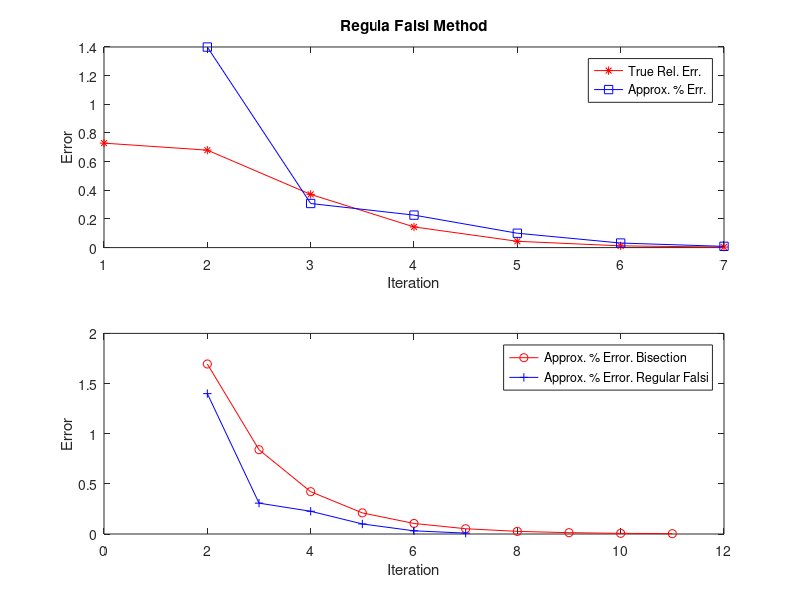

This figure's MATLAB source:
xl=14;
xu=15;
ea=1;
m=realmax;
h=14.8621;
y=@(x) sin(10*x) + cos(3*x);
d=[];
i=1;
ea=1;
while(ea>0.005)
    xold=m;
    m=(xl+xu)/2;
    error1=abs(((h-m)/(h))*100);
    ea=abs((m - xold))/abs(m)*100;
    d(i,:)=[i xl m xu error1 ea];
    if(y(xl)*y(m)<0)
        xu=m;
    elseif(y(xl)*y(m)>0)
        xl=m;
    else
        break;
    end
    i=i+1;
end
disp(d);
disp(m);
xl=14;
xu=15;
ea=1;
xr=realmax;
true_value=14.8621;
i=1;
c=[];
error2=1;
while(error2>0.005)
    xold2=xr;
    xr=xu - ((y(xu)*(xu-xl))/(y(xu) - y(xl)));
    error2=abs(((true_value-xr)/(true_value)*100));
    ea = abs((xr-xold2)/xr)*100;
    c(i,:)=[i xl xr xu error2 ea];
if(y(xl)*y(xr)<0)
    xu=xr;
elseif(y(xl)*y(xr)>0)
    xl=xr;
else
    break
end
i=i+1;
end
disp(c);
disp(xr);
subplot(2,1,1);
plot(c(:,1),c(:,5),'-*r',c(:,1),c(:,6),'-sb');
legend('True Rel. Err.','Approx. % Err.');
title('Regula Falsi Method');
xlabel('Iteration');
ylabel('Error');
subplot(2,1,2);
plot(d(:,1),d(:,6),'-or',c(:,1),c(:,6),'-+b');
legend('Approx. % Error. Bisection','Approx. % Error. Regular Falsi');
xlabel('Iteration');
ylabel('Error');